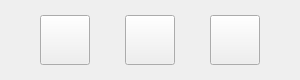
<?xml version="1.0" encoding="UTF-8"?>
<ui version="4.0">
 <class>MusicWidget</class>
 <widget class="QFrame" name="MusicWidget">
  <property name="geometry">
   <rect>
    <x>0</x>
    <y>0</y>
    <width>300</width>
    <height>80</height>
   </rect>
  </property>
  <property name="minimumSize">
   <size>
    <width>300</width>
    <height>80</height>
   </size>
  </property>
  <property name="maximumSize">
   <size>
    <width>300</width>
    <height>80</height>
   </size>
  </property>
  <layout class="QHBoxLayout" name="hL">
   <property name="spacing">
    <number>5</number>
   </property>
   <property name="leftMargin">
    <number>10</number>
   </property>
   <property name="topMargin">
    <number>10</number>
   </property>
   <property name="rightMargin">
    <number>10</number>
   </property>
   <property name="bottomMargin">
    <number>10</number>
   </property>
   <item>
    <widget class="QPushButton" name="btn_prev">
     <property name="minimumSize">
      <size>
       <width>50</width>
       <height>50</height>
      </size>
     </property>
     <property name="maximumSize">
      <size>
       <width>50</width>
       <height>50</height>
      </size>
     </property>
     <property name="text">
      <string/>
     </property>
     <property name="icon">
      <iconset>
       <normaloff>:/img/img_14.png</normaloff>:/img/img_14.png</iconset>
     </property>
     <property name="iconSize">
      <size>
       <width>25</width>
       <height>25</height>
      </size>
     </property>
    </widget>
   </item>
   <item>
    <widget class="QPushButton" name="btn_pp">
     <property name="minimumSize">
      <size>
       <width>50</width>
       <height>50</height>
      </size>
     </property>
     <property name="maximumSize">
      <size>
       <width>50</width>
       <height>50</height>
      </size>
     </property>
     <property name="text">
      <string/>
     </property>
     <property name="icon">
      <iconset>
       <normaloff>:/img/img_12.png</normaloff>:/img/img_12.png</iconset>
     </property>
     <property name="iconSize">
      <size>
       <width>25</width>
       <height>25</height>
      </size>
     </property>
    </widget>
   </item>
   <item>
    <widget class="QPushButton" name="btn_next">
     <property name="minimumSize">
      <size>
       <width>50</width>
       <height>50</height>
      </size>
     </property>
     <property name="maximumSize">
      <size>
       <width>50</width>
       <height>50</height>
      </size>
     </property>
     <property name="text">
      <string/>
     </property>
     <property name="icon">
      <iconset>
       <normaloff>:/img/img_13.png</normaloff>:/img/img_13.png</iconset>
     </property>
     <property name="iconSize">
      <size>
       <width>25</width>
       <height>25</height>
      </size>
     </property>
    </widget>
   </item>
  </layout>
 </widget>
 <resources/>
 <connections/>
</ui>
